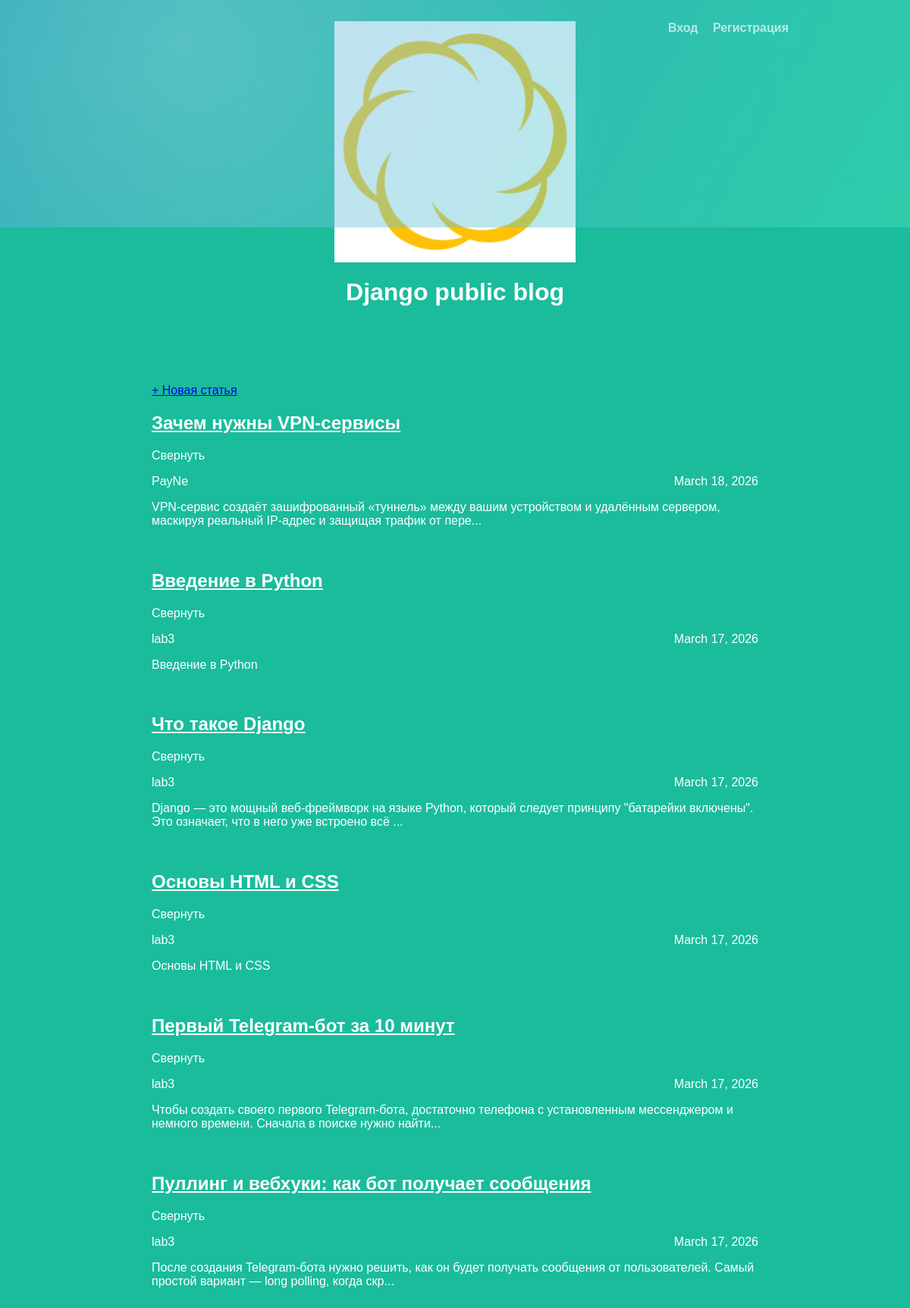
The page / on the database its author committed.
### articles/models.py (models this page shows, shortened)
class Article(models.Model):
    title = models.CharField(max_length=200)
    author = models.ForeignKey(User, on_delete=models.CASCADE)
    text = models.TextField()
    created_date = models.DateField(auto_now_add=True)
    class Meta:
        unique_together = ('title', 'author')
    def get_excerpt(self):
        return self.text[:140] + '...' if len(self.text) > 140 else self.text

### articles/views.py (the view)
# urls.py: path('', articles_views.archive, name='home'),
def archive(request):
    posts = Article.objects.all().order_by('-created_date')
    return render(request, 'archive.html', {'posts': posts})

### articles/templates/archive.html (shortened to what this page needs)
{% load static %}
<!DOCTYPE html>
<html>
<head>
    <link rel="stylesheet" href="{% static 'css/article.css' %}">
</head>
<body class="archive">
    <div class="header">
        <img src="{% static 'img/dpb-logo.jpg' %}" id="logo" alt="Logo">
        <h1>Django public blog</h1>
        <div class="auth-links">
            <a href="{% url 'login' %}">Вход</a>
            <a href="{% url 'register' %}">Регистрация</a>
        </div>
    </div>
    <div class="parallax-wrapper">
        <div class="archive-content">
            <a href="{% url 'create_post' %}">+ Новая статья</a>
            {% for post in posts %}
                <div class="one-post">
                    <div class="post-managment">
                        <h2 class="post-title">
                            <a href="{% url 'article' article_id=post.id %}">{{ post.title }}</a>
                        </h2>
                        <p class="fold-button">Свернуть</p>
                    </div>
                    <div class="article-info">
                        <div class="article-author">{{ post.author.username }}</div>
                        <div class="article-created-date">{{ post.created_date }}</div>
                    </div>
                    <p class="article-text">{{ post.get_excerpt }}</p>
                </div>
            {% empty %}
                <p>Пока нет ни одной статьи.</p>
            {% endfor %}
        </div>
    </div>
</body>
</html>

### static/css/article.css (style rules this page uses)
body { background: #1abc9c; font-family: Tahoma, Arial, sans-serif; color: #ffffff; }
.archive { width: 960px; margin-left: auto; margin-right: auto; }
.post-title a { color: #ffffff; }
.article-author { width: 50%; float: left; }
.article-created-date { text-align: right; }
.one-post { position: relative; overflow: hidden; margin-bottom: 20px; }
.header { position: relative; text-align: center; padding: 20px 0 40px 0; }
.header img { display: block; width: 318px; margin-left: auto; margin-right: auto; }
.auth-links { position: absolute; top: 20px; right: 40px; }
.auth-links a { margin-left: 15px; color: #ffffff; text-decoration: none; font-weight: bold; }
.parallax-wrapper { position: relative; overflow: hidden; padding: 40px 0; }
.archive-content { position: relative; max-width: 800px; margin: 0 auto; z-index: 10; }

### rows shown on the page
Article: title "Зачем нужны VPN‑сервисы", author.username "PayNe", created_date "March 18, 2026", get_excerpt "VPN‑сервис создаёт зашифрованный «туннель» между вашим устройством и удалённым сервером, маскируя реальный IP‑адрес и защищая трафик от пере..."
Article: title "Введение в Python", author.username "lab3", created_date "March 17, 2026", get_excerpt "Введение в Python"
Article: title "Что такое Django", author.username "lab3", created_date "March 17, 2026", get_excerpt "Django — это мощный веб-фреймворк на языке Python, который следует принципу \"батарейки включены\". Это означает, что в него уже встроено всё ..."
Article: title "Основы HTML и CSS", author.username "lab3", created_date "March 17, 2026", get_excerpt "Основы HTML и CSS"
Article: title "Первый Telegram‑бот за 10 минут", author.username "lab3", created_date "March 17, 2026", get_excerpt "Чтобы создать своего первого Telegram‑бота, достаточно телефона с установленным мессенджером и немного времени. Сначала в поиске нужно найти..."
Article: title "Пуллинг и вебхуки: как бот получает сообщения", author.username "lab3", created_date "March 17, 2026", get_excerpt "После создания Telegram‑бота нужно решить, как он будет получать сообщения от пользователей. Самый простой вариант — long polling, когда скр..."
